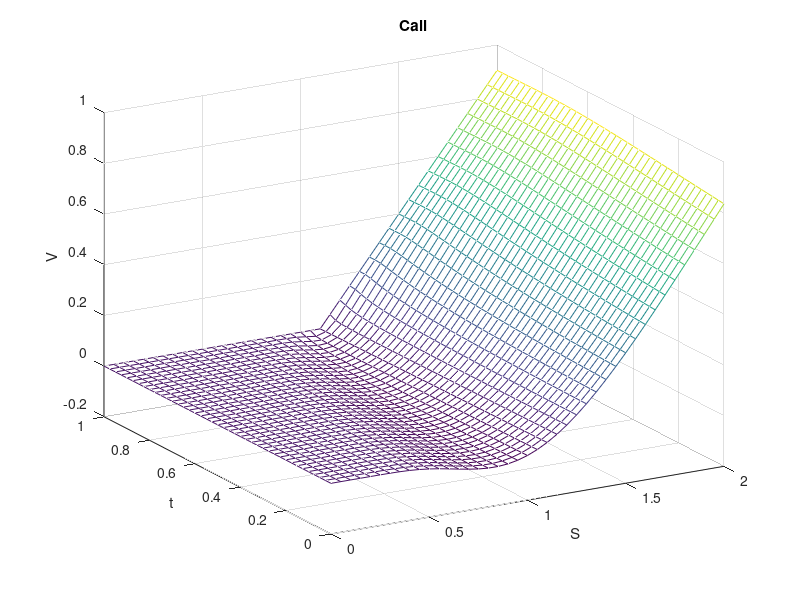
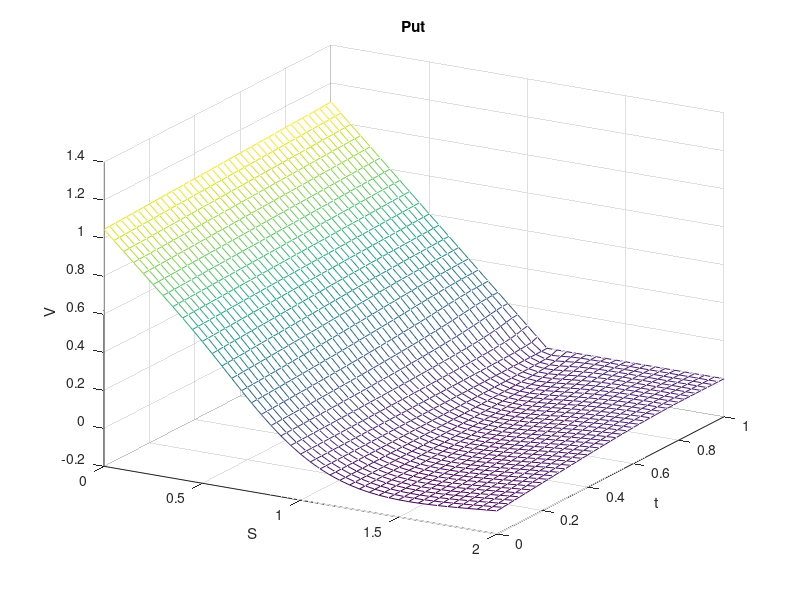
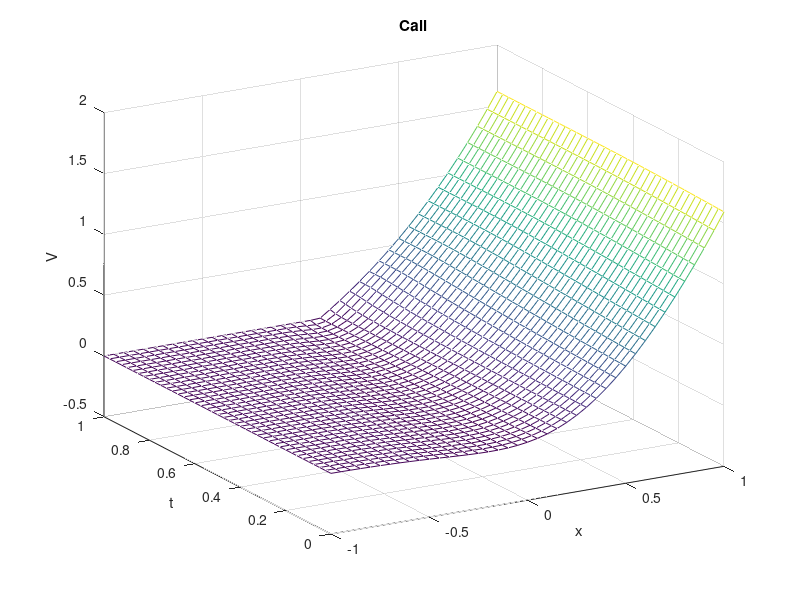
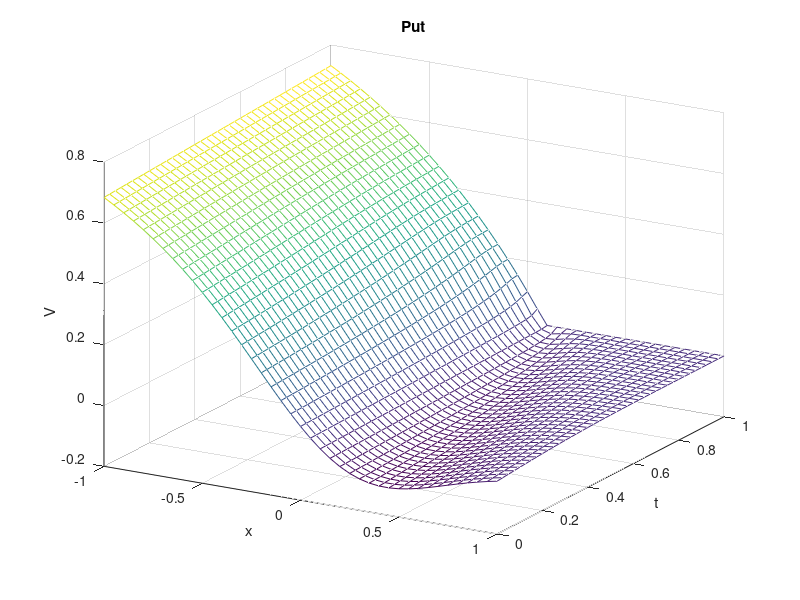

The MATLAB script that drew these images, in order: (Note: this script raises an error after producing the figures.)
%% Compute the Black-Scholes price of a European option
% The model for the underlying is geometric Brownian motion
% dS = mu*S*dt + sigma*S*dW

% Market parameters
T = 1; % maturity
S0 = 1; % spot price
K = 1.1; % strike price
r = 0.05; % risk-free interest rate
q = 0.02; % dividend rate

% Model parameter
sigma = 0.4; % volatility

% Risk-neutral measure
muRN = r-q-0.5*sigma^2; % drift

% Monte Carlo parameters; npaths = nblocks*nsample
nblocks = 20000; % number of blocks
nsample = 10000; % number of samples per block

% Fourier parameters
xwidth = 6; % width of the support in real space
ngrid = 2^8; % number of grid points
alpha = -10; % damping factor for a call

%% Analytical solution
tic
d1 = (log(S0/K)+muRN*T)/(sigma*sqrt(T));
% d2 = d1 - sigma*sqrt(T);
d2 = (log(S0/K)+muRN*T)/(sigma*sqrt(T));
Vca = S0*exp(-q*T)*cdf('Normal',d1,0,1) - K*exp(-r*T)*cdf('Normal',d2,0,1);
% Put-call parity: V_call + K*exp(-r*T) = V_put - S_0
Vpa = K*exp(-r*T)*cdf('Normal',-d2,0,1) - S0*exp(-q*T)*cdf('Normal',-d1,0,1);
cputime_a = toc;

% Analytical solution provided by Matlab's Financial Toolbox
tic
[VcaM,VpaM] = blsprice(S0,K,r,T,sigma,q);
cputime_aM = toc;

% Print the results
fprintf('%20s%14s%14s%14s\n','','call','put','CPU_time/s')
fprintf('%20s%14.10f%14.10f%14.10f\n','BS Analytical',Vca,Vpa,cputime_a)
fprintf('%20s%14.10f%14.10f%14.10f\n','BS Analytical Matlab',VcaM,VpaM,cputime_aM)

% Plot the analytical solution
[Sa,t] = meshgrid(0:.05:2,0:0.025:T);
d1 = (log(Sa/K)+muRN*(T-t))./(sigma*sqrt(T-t));
d2 = (log(Sa/K)+muRN*(T-t))./(sigma*sqrt(T-t));

close all
figure(1)
Vc = Sa.*exp(-q*(T-t)).*cdf('norm',d1,0,1) - K*exp(-r*(T-t)).*cdf('norm',d2,0,1);
Vc(end,:) = max(Sa(end,:)-K,0);
mesh(Sa,t,Vc)
xlabel('S')
ylabel('t')
zlabel('V')
title('Call')
view(-30,24)
print('-dpng','bsc.png')

figure(2)
Vp = K*exp(-r*(T-t)).*cdf('norm',-d2,0,1) - Sa.*exp(-q*(T-t)).*cdf('norm',-d1,0,1);
Vp(end,:) = max(K-Sa(end,:),0);
mesh(Sa,t,Vp)
xlabel('S')
ylabel('t')
zlabel('V')
title('Put')
view(30,24)
print('-dpng','bsp.png')

% Plot the analytical solution as a function of the log price
k = log(K/S0);
[xa,t] = meshgrid(-1:.05:1,0:0.025:T);
d1 = (xa-k+muRN*(T-t))./(sigma*sqrt(T-t));
d2 = (xa-k+muRN*(T-t))./(sigma*sqrt(T-t));

figure(3)
Vc = S0*(exp(xa-q*(T-t)).*cdf('norm',d1,0,1) - exp(k-r*(T-t)).*cdf('norm',d2,0,1));
Vc(end,:) = S0*max(exp(xa(end,:))-exp(k),0);
mesh(xa,t,Vc)
xlabel('x')
ylabel('t')
zlabel('V')
title('Call')
view(-30,24)
print('-dpng','bscx.png')

figure(4)
Vp = S0*(exp(k-r*(T-t)).*cdf('norm',-d2,0,1) - exp(xa-q*(T-t)).*cdf('norm',-d1,0,1));
Vp(end,:) = S0*max(exp(k)-exp(xa(end,:)),0);
mesh(xa,t,Vp)
xlabel('x')
ylabel('t')
zlabel('V')
title('Put')
view(30,24)
print('-dpng','bspx.png')

%% Fourier transform method

% Grids in real and Fourier space
tic
N = ngrid/2;
b = xwidth/2; % upper bound of the support in real space
dx = xwidth/ngrid;
x = dx*(-N:N-1);
dxi = 2*pi/xwidth; % Nyquist relation
xi = dxi*(-N:N-1);

% Characteristic function at time T
xia = xi+1i*alpha; % call
psi = 1i*muRN*xia-0.5*(sigma*xia).^2; % characteristic exponent
Psic = exp(psi*T); % characteristic function
xia = xi-1i*alpha; % put
psi = 1i*muRN*xia-0.5*(sigma*xia).^2; % characteristic exponent
Psip = exp(psi*T); % characteristic function

% These functions provide the characteristic functions of 8 Levy processes
% param = parameters(1,T,T,r,q); % set the parameters editing parameters.m
% [x,fc,xi,Psic] = kernel(ngrid,-b,b,param,alpha,0,1); % call
% [x,fp,xi,Psip] = kernel(ngrid,-b,b,param,-alpha,0,1); % put

% Fourier transform of the payoff
U = S0*exp(b);
L = S0*exp(-b);
[~,gc,Gc] = payoff(x,xi,alpha,K,L,U,S0,1); % call
[S,gp,Gp] = payoff(x,xi,-alpha,K,L,U,S0,0); % put

% Discounted expected payoff computed with the Plancherel theorem
c = exp(-r*T).*real(fftshift(fft(ifftshift(Gc.*conj(Psic)))))/xwidth; % call
VcF = interp1(S,c,S0,'spline');
p = exp(-r*T).*real(fftshift(fft(ifftshift(Gp.*conj(Psip)))))/xwidth; % put
VpF = interp1(S,p,S0,'spline');
cputime_F = toc;
fprintf('%20s%14.10f%14.10f%14.10f\n','Fourier',VcF,VpF,cputime_F)

% Figures
%figures_ft(S,x,xi,Psic,gc,Gc) % call
%figures_ft(S,x,xi,Psip,gp,Gp) % put

%% Monte Carlo

tic;
VcMCb = zeros(nblocks,1);
VpMCb = zeros(nblocks,1);
for i = 1:nblocks

    % Arithmetic Brownian motion X = log S at time T
    X = muRN*T + sigma*randn(1,nsample)*sqrt(T);

    % Geometric Brownian motion at time T
    S = S0*exp(X);

    % Discounted expected payoff
    VcMCb(i) = exp(-r*T)*mean(max(S-K,0));
    VpMCb(i) = exp(-r*T)*mean(max(K-S,0));

end
VcMC = mean(VcMCb);
VpMC = mean(VpMCb);
scMC = sqrt(var(VcMCb)/nblocks);
spMC = sqrt(var(VpMCb)/nblocks);
cputime_MC = toc;
fprintf('%20s%14.10f%14.10f%14.10f\n','Monte Carlo',VcMC,VpMC,cputime_MC)
fprintf('%20s%14.10f%14.10f\n','Monte Carlo stdev',scMC,spMC)